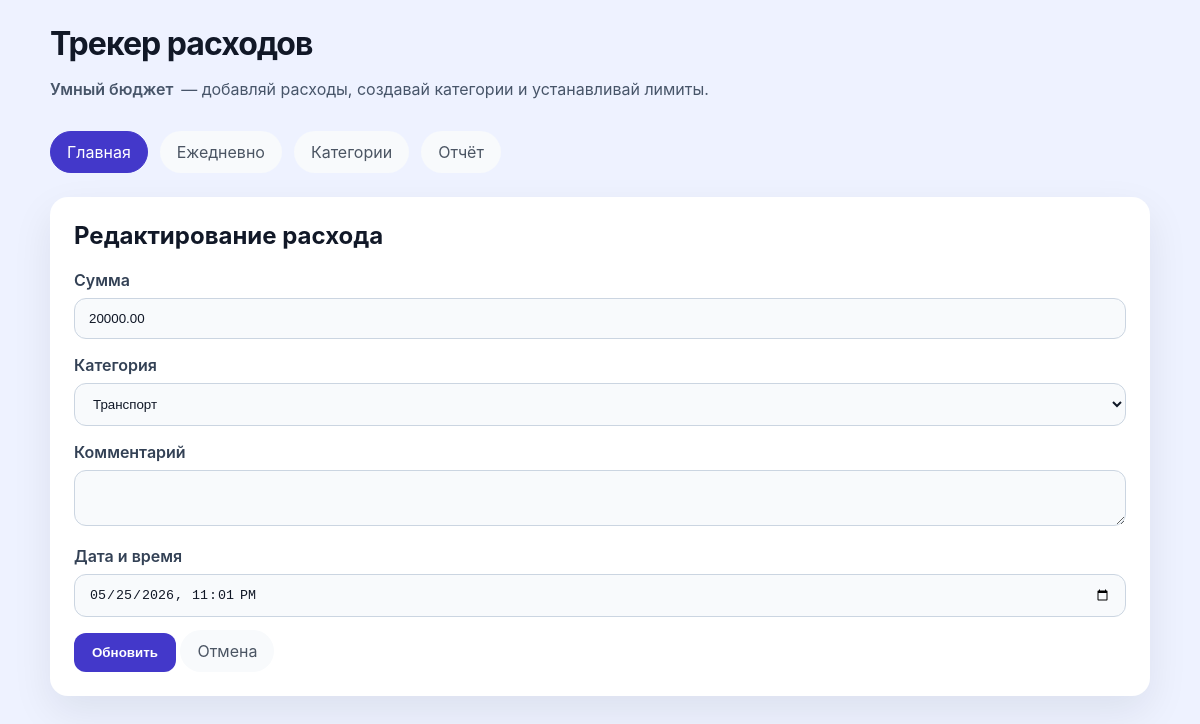
Screenshot of /expense/2/edit with the database file from the repository.
### tables this page shows
CREATE TABLE expenses (
    id INTEGER PRIMARY KEY AUTOINCREMENT,
    date TEXT NOT NULL,
    amount REAL NOT NULL,
    category_id INTEGER NOT NULL,
    note TEXT,
    FOREIGN KEY (category_id) REFERENCES categories(id) ON DELETE CASCADE
);

CREATE TABLE categories (
    id INTEGER PRIMARY KEY AUTOINCREMENT,
    name TEXT UNIQUE NOT NULL,
    monthly_limit REAL NOT NULL DEFAULT 0
);

### app.py (the view)
@app.route("/expense/<int:expense_id>/edit", methods=["GET"])
def edit_expense(expense_id):
    expense = fetch_expense(expense_id)
    if expense is None:
        return redirect(url_for("index"))
    categories = fetch_categories()
    return render_template(
        "edit_expense.html",
        expense=expense,
        categories=categories,
        active_page="home",
    )

### app.py (called while the page is built)
def get_db():
    db = getattr(g, "db", None)
    if db is None:
        db = g.db = sqlite3.connect(app.config["DATABASE"])
        db.row_factory = sqlite3.Row
    return db

def format_datetime_local(value):
    try:
        dt = datetime.fromisoformat(value)
        return dt.strftime("%Y-%m-%dT%H:%M")
    except Exception:
        return value

def fetch_categories():
    db = get_db()
    return db.execute("SELECT * FROM categories ORDER BY name").fetchall()

def fetch_expense(expense_id):
    db = get_db()
    return db.execute(
        """SELECT e.id, e.date, e.amount, e.category_id, e.note, c.name as category
           FROM expenses e
           JOIN categories c ON e.category_id = c.id
           WHERE e.id = ?""",
        (expense_id,)
    ).fetchone()

@app.teardown_appcontext
def teardown_db(exception):
    close_db(exception)

### templates/edit_expense.html
{% extends "layout.html" %}
{% block content %}
  <div class="card">
    <h2>Редактирование расхода</h2>
    <form action="{{ url_for('update_expense', expense_id=expense['id']) }}" method="post">
      <label for="amount">Сумма</label>
      <input id="amount" name="amount" type="number" step="0.01" min="0" required value="{{ "%.2f" | format(expense['amount']) }}" />
      <label for="category_id">Категория</label>
      <select id="category_id" name="category_id">
        {% for category in categories %}
          <option value="{{ category['id'] }}" {% if category['id'] == expense['category_id'] %}selected{% endif %}>{{ category['name'] }}</option>
        {% endfor %}
      </select>
      <label for="note">Комментарий</label>
      <textarea id="note" name="note" rows="2">{{ expense['note'] }}</textarea>
      <label for="date">Дата и время</label>
      <input id="date" name="date" type="datetime-local" value="{{ expense['date'] | datetime_local }}" />
      <button type="submit">Обновить</button>
      <a href="{{ url_for('index') }}" class="nav-link">Отмена</a>
    </form>
  </div>
{% endblock %}

### templates/layout.html (style rules this page uses)
:root { --bg: #eef2ff; --fg: #111827; --muted: #64748b; --primary: #4338ca; }
body { font-family: Inter, Arial, sans-serif; margin: 0; padding: 0; background: var(--bg); color: var(--fg); }
.nav-link { padding: 10px 16px; border-radius: 999px; text-decoration: none; color: #4b5563; background: #f8fafc; border: 1px solid transparent; transition: all 0.2s ease; white-space: nowrap; }
.card { background: #fff; border-radius: 18px; padding: 24px; margin-bottom: 20px; box-shadow: 0 16px 40px rgba(15, 23, 42, 0.08); }
h1, h2, h3 { margin-top: 0; }
label { display: block; margin-bottom: 8px; font-weight: 600; color: #334155; }
input, select, textarea { width: 100%; padding: 12px 14px; border: 1px solid #cbd5e1; border-radius: 12px; margin-bottom: 16px; box-sizing: border-box; background: #f8fafc; color: var(--fg); }
button { background: var(--primary); border: none; color: white; padding: 12px 18px; border-radius: 12px; cursor: pointer; font-weight: 600; }

### rows the page displays
expenses: amount "20000.00", category_id "Транспорт", date "05/25/2026 23:01"
